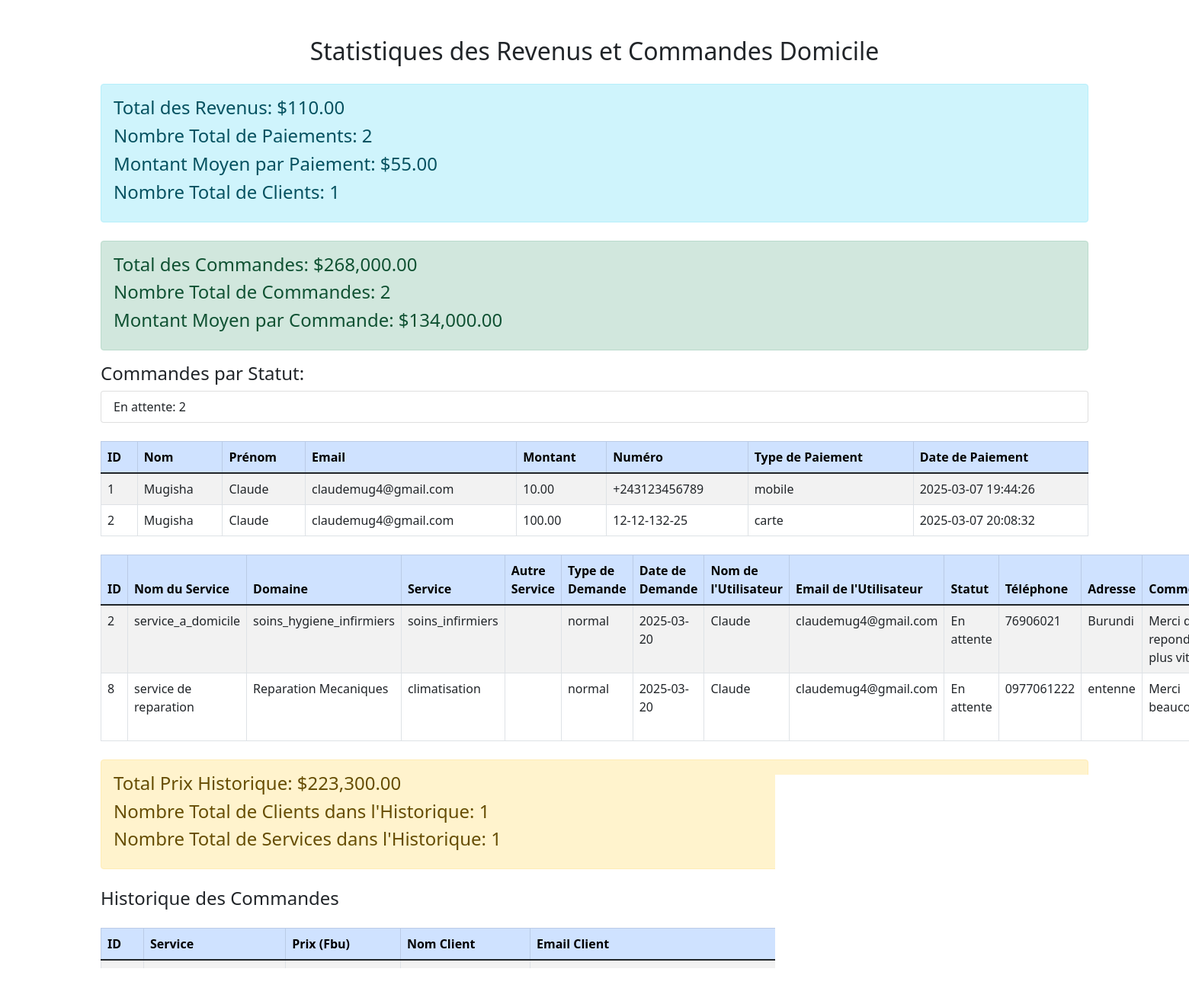
/revenus.php, run on an earlier commit of the app's database.
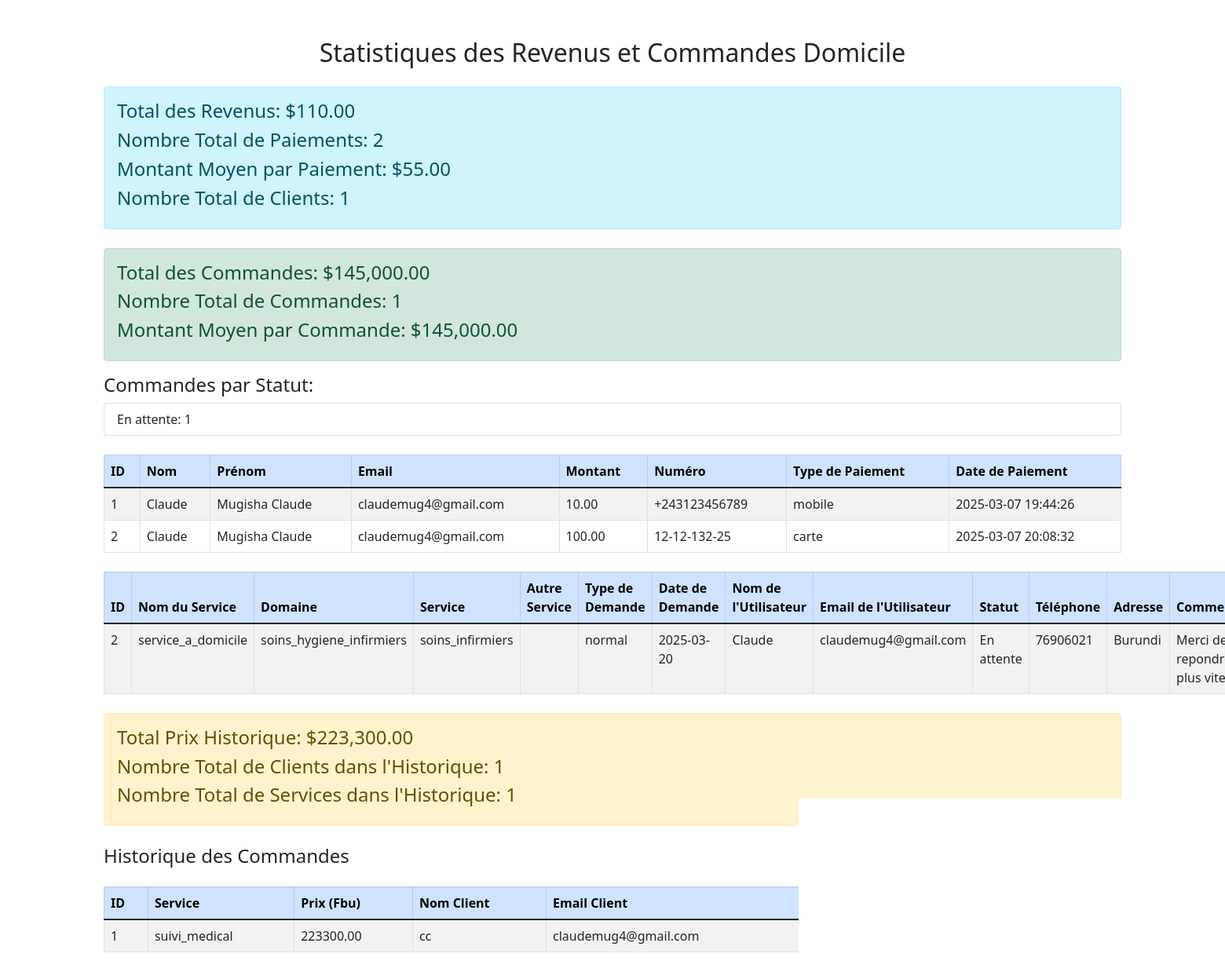
And on a later commit of the database.
### tables this page shows
CREATE TABLE `revenus` (
  `id` int(11) NOT NULL,
  `user_id` int(11) NOT NULL,
  `montant` decimal(10,2) NOT NULL,
  `numero` varchar(15) NOT NULL,
  `type_paiement` enum('mobile','carte','paypal') NOT NULL,
  `date_paiement` timestamp NOT NULL DEFAULT current_timestamp()
);

CREATE TABLE `clients` (
  `id` int(11) NOT NULL,
  `nom` varchar(50) NOT NULL,
  `prenom` varchar(50) NOT NULL,
  `telephone` varchar(40) DEFAULT NULL,
  `email` varchar(100) NOT NULL,
  `mot_de_passe` varchar(255) NOT NULL,
  `pays` varchar(50) NOT NULL,
  `ville` varchar(50) NOT NULL,
  `sexe` enum('Homme','Femme') NOT NULL,
  `newsletter` tinyint(1) DEFAULT 0,
  `partner_offers` tinyint(1) DEFAULT 0,
  `created_at` timestamp NOT NULL DEFAULT current_timestamp()
);

CREATE TABLE `commanddomicile` (
  `id` int(11) NOT NULL,
  `nom_service` varchar(255) NOT NULL,
  `domaine` varchar(255) NOT NULL,
  `service` varchar(255) NOT NULL,
  `other_service` varchar(255) DEFAULT NULL,
  `request_type` varchar(50) NOT NULL,
  `request_date` date DEFAULT NULL,
  `user_name` varchar(100) NOT NULL,
  `user_email` varchar(100) NOT NULL,
  `user_phone` varchar(20) NOT NULL,
  `user_address` varchar(255) NOT NULL,
  `user_comments` text DEFAULT NULL,
  `prix` decimal(10,2) DEFAULT NULL,
  `created_at` timestamp NOT NULL DEFAULT current_timestamp(),
  `user_id` int(11) DEFAULT NULL,
  `statut` enum('En attente','En cours','Terminée') NOT NULL DEFAULT 'En attente'
);

CREATE TABLE `historique` (
  `id` int(11) NOT NULL,
  `service` varchar(255) NOT NULL,
  `prix` decimal(10,2) NOT NULL,
  `user_name` varchar(255) NOT NULL,
  `user_email` varchar(255) NOT NULL,
  `statut` varchar(50) NOT NULL,
  `created_at` timestamp NOT NULL DEFAULT current_timestamp()
);

### revenus.php (the view, shortened to what the changed rows need)
<!DOCTYPE html>
<html lang="fr">
<head>
    <link href="https://cdn.jsdelivr.net/npm/bootstrap@5.1.3/dist/css/bootstrap.min.css" rel="stylesheet">
</head>
<body>
    <div class="container mt-5">
        <h2 class="text-center mb-4">Statistiques des Revenus et Commandes Domicile</h2>
        <?php
        $host = 'localhost';
        $dbname = 'Services';
        $username = 'root';
        $password = '';
        try {
            $pdo = new PDO("mysql:host=$host;dbname=$dbname;charset=utf8", $username, $password);
            $pdo->setAttribute(PDO::ATTR_ERRMODE, PDO::ERRMODE_EXCEPTION);
            $stmt = $pdo->prepare("
                SELECT
                    SUM(prix) AS total_commandes,
                    COUNT(id) AS nombre_commandes,
                    AVG(prix) AS montant_moyen
                FROM
                    commanddomicile
            ");
            $stmt->execute();
            $stats_commandes = $stmt->fetch(PDO::FETCH_ASSOC);
            if ($stats_commandes) {
                $total_commandes = $stats_commandes['total_commandes'] ?? 0;
                $nombre_commandes = $stats_commandes['nombre_commandes'] ?? 0;
                $montant_moyen_commande = $stats_commandes['montant_moyen'] ?? 0;
                echo '<div class="alert alert-success mt-4">';
                echo '<h4>Total des Commandes: $' . number_format($total_commandes, 2) . '</h4>';
                echo '<h4>Nombre Total de Commandes: ' . $nombre_commandes . '</h4>';
                echo '<h4>Montant Moyen par Commande: $' . number_format($montant_moyen_commande, 2) . '</h4>';
                echo '</div>';
            }
            $stmt = $pdo->prepare("
                SELECT
                    statut,
                    COUNT(id) AS nombre_par_statut
                FROM
                    commanddomicile
                GROUP BY
                    statut
            ");
            $stmt->execute();
            echo '<ul class="list-group mb-4">';
            while ($row = $stmt->fetch(PDO::FETCH_ASSOC)) {
                echo '<li class="list-group-item">';
                echo $row['statut'] . ': ' . $row['nombre_par_statut'];
                echo '</li>';
            }
            echo '</ul>';
            $stmt = $pdo->prepare("
                SELECT
                    r.id,
                    c.nom,
                    c.prenom,
                    c.email,
                    r.montant,
                    r.numero,
                    r.type_paiement,
                    r.date_paiement
                FROM
                    revenus r
                JOIN
                    clients c ON r.user_id = c.id
            ");
            $stmt->execute();
            echo '<table class="table table-striped table-hover table-bordered mt-4">';
            echo '<thead class="table-primary">
                    <tr>
                        <th>ID</th>
                        <th>Nom</th>
                        <th>Prénom</th>
                        <th>Email</th>
                        <th>Montant</th>
                        <th>Numéro</th>
                        <th>Type de Paiement</th>
                        <th>Date de Paiement</th>
                    </tr>
                  </thead>';
            echo '<tbody>';
            while ($row = $stmt->fetch(PDO::FETCH_ASSOC)) {
                echo "<tr>
                        <td>{$row['id']}</td>
                        <td>{$row['nom']}</td>
                        <td>{$row['prenom']}</td>
                        <td>{$row['email']}</td>
                        <td>{$row['montant']}</td>
                        <td>{$row['numero']}</td>
                        <td>{$row['type_paiement']}</td>
                        <td>{$row['date_paiement']}</td>
                      </tr>";
            }
            echo '</tbody>';
            echo '</table>';
            $stmt = $pdo->prepare("
                SELECT
                    id,
                    nom_service,
                    domaine,
                    service,
                    other_service,
                    request_type,
                    request_date,
                    user_name,
                    user_email,
                    statut,
                    user_phone,
                    user_address,
                    user_comments,
                    prix,
                    created_at
                FROM
                    commanddomicile
            ");
            $stmt->execute();
            echo '<table class="table table-striped table-hover table-bordered mt-4">';
            echo '<thead class="table-primary">
                    <tr>
                        <th>ID</th>
                        <th>Nom du Service</th>
                        <th>Domaine</th>
                        <th>Service</th>
                        <th>Autre Service</th>
                        <th>Type de Demande</th>
                        <th>Date de Demande</th>
                        <th>Nom de l\'Utilisateur</th>
                        <th>Email de l\'Utilisateur</th>
                        <th>Statut</th>
                        <th>Téléphone</th>
                        <th>Adresse</th>
                        <th>Commentaires</th>
                        <th>Prix</th>
                        <th>Date de Création</th>
                    </tr>
                  </thead>';
            echo '<tbody>';
            while ($row = $stmt->fetch(PDO::FETCH_ASSOC)) {
                echo "<tr>
                        <td>{$row['id']}</td>
                        <td>{$row['nom_service']}</td>
                        <td>{$row['domaine']}</td>
                        <td>{$row['service']}</td>
                        <td>{$row['other_service']}</td>
                        <td>{$row['request_type']}</td>
                        <td>{$row['request_date']}</td>
                        <td>{$row['user_name']}</td>
                        <td>{$row['user_email']}</td>
                        <td>{$row['statut']}</td>
                        <td>{$row['user_phone']}</td>
                        <td>{$row['user_address']}</td>
                        <td>{$row['user_comments']}</td>
                        <td>{$row['prix']}</td>
                        <td>{$row['created_at']}</td>
                      </tr>";
            }
            echo '</tbody>';
            echo '</table>';
            $stmt = $pdo->prepare("
                SELECT
                    id,
                    service,
                    prix,
                    user_name,
                    user_email,
                    statut,
                    created_at
                FROM
                    Historique
            ");
            $stmt->execute();
            echo '<table class="table table-striped table-hover table-bordered mt-4">';
            echo '<thead class="table-primary">
                    <tr>
                        <th>ID</th>
                        <th>Service</th>
                        <th>Prix (Fbu)</th>
                        <th>Nom Client</th>
                        <th>Email Client</th>
                        <th>Statut</th>
                        <th>Date de Création</th>
                    </tr>
                  </thead>';
            echo '<tbody>';
            while ($row = $stmt->fetch(PDO::FETCH_ASSOC)) {
                echo "<tr>
                        <td>{$row['id']}</td>
                        <td>{$row['service']}</td>
                        <td>{$row['prix']}</td>
                        <td>{$row['user_name']}</td>
                        <td>{$row['user_email']}</td>
                        <td>{$row['statut']}</td>
                        <td>{$row['created_at']}</td>
                      </tr>";
            }
            echo '</tbody>';
            echo '</table>';
        } catch (PDOException $e) {
            echo "Erreur : " . $e->getMessage();
        }
        ?>
    </div>
</body>
</html>

What changed in the data, as far as the page shows it:
removed commanddomicile: id "8", nom_service "service de reparation", domaine "Reparation Mecaniques", service "climatisation", request_type "normal", request_date "2025-03-20", user_name "Claude", user_email "claudemug4@gmail.com", statut "En attente", user_phone "0977061222", user_address "entenne", user_comments "Merci…"
changed through a linked row, revenus "mobile": user.nom "Mugisha" → "Claude"; user.prenom "Claude" → "Mugisha Claude"
changed through a linked row, revenus "carte": user.nom "Mugisha" → "Claude"; user.prenom "Claude" → "Mugisha Claude"
now on this page (row unchanged): historique: id "1", service "suivi_medical", prix "223300.00", user_name "cc", user_email "claudemug4@gmail.com"
Also different on the page:
$total_commandes: "268,000.00" → "145,000.00"
$nombre_commandes: "2" → "1"
$montant_moyen_commande: "134,000.00" → "145,000.00"
new list line: "En attente : 1"
list line gone: "En attente : 2"
